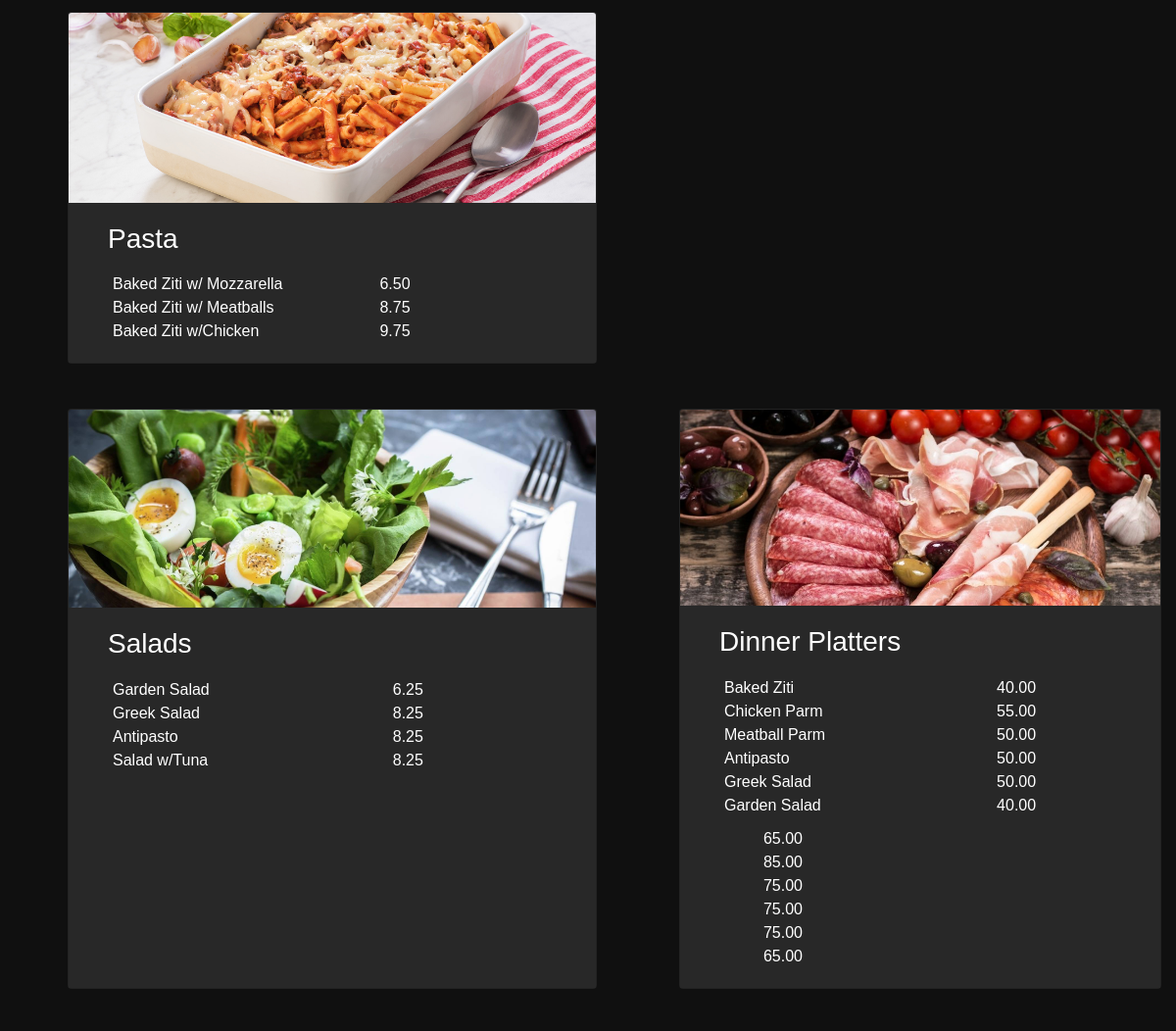
/ (middle part), run on an earlier commit of the app's database.
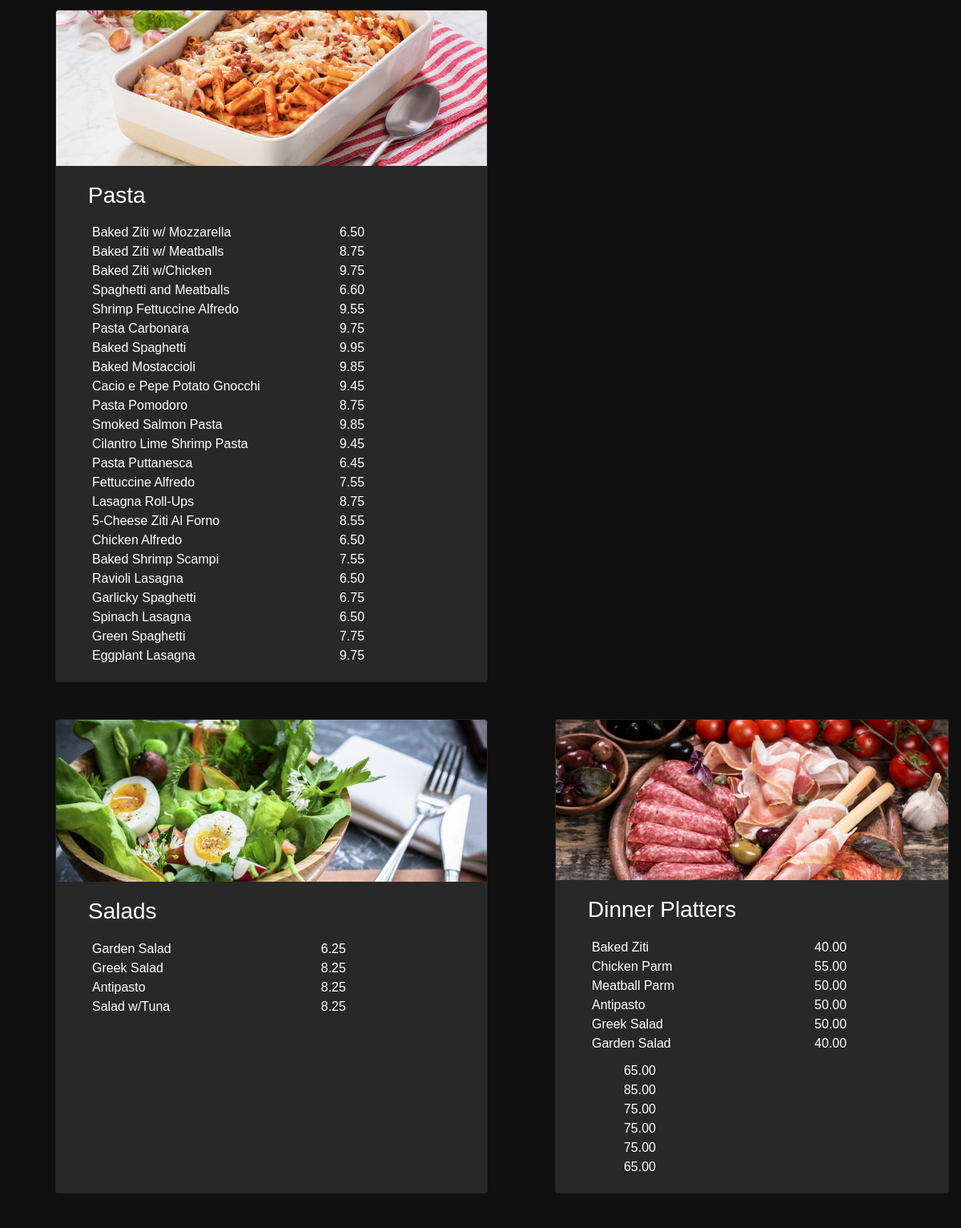
And on a later commit of the database.
### orders/models.py (models this page shows)
class Pasta(models.Model):
    ingredients = models.CharField(max_length=64)
    price = models.FloatField(default=0.0)
    def __str__(self):
        return f"{self.ingredients}"

class Salad(models.Model):
    ingredients = models.CharField(max_length=64)
    price = models.FloatField(default=0.0)
    def __str__(self):
        return f"{self.ingredients}"

class DinnerPlate(models.Model):
    ingredients = models.CharField(max_length=64)
    small = models.FloatField(default=0.0)
    large = models.FloatField(default=0.0)
    def __str__(self):
        return f"{self.ingredients}"

### orders/views.py (the view)
# urls.py: path("", views.index, name="index"),
def index(request):
    if not request.user.is_authenticated:
        context = generate_context(request, None, logged=False)
        return render(request, "orders/index.html", context)
    order = if_pending_order(request)
    context = generate_context(request, order, logged=True)
    return render(request, "orders/order_view.html", context)

### orders/models.py (called while the page is built)
    def __str__(self):
        return f'{self.topping}'

    def __str__(self):
        return f"{self.name}"

    def __str__(self):
        return f"{self.ingredients}"

### orders/views.py (called while the page is built, shortened)
def generate_context(request, order, logged=False):
    context = {
            "bases": PizzaBaseType.objects.all(),
            "toppingOptions": PizzaTopping.objects.all(),
            "sizes": Size.objects.all(),
            "toppings": Topping.objects.all(),
            "subs": Sub.objects.all(),
            "extras": Extra.objects.all(),
            "pastas": Pasta.objects.all(),
            "salads": Salad.objects.all(),
            "sicilians": Pizza.objects.filter(base="2"),
            "regulars": Pizza.objects.filter(base="1"),
            "dinnerPlates": DinnerPlate.objects.all(),
        }
    return context

### orders/templates/orders/index.html (shortened to what this page needs)
{% extends "orders/layout.html" %}
{% load static %}
{% block body %}
<div class="row ">
    <div class="card mb-3 menu_items">
        <img src="{%  static 'orders/images/pasta_index_menu.jpg' %}" class="card-img-top" alt="...">
        <div class="card-body">
            <div class="card-text">
                <h3>Pasta</h3>
                <div class="row">
                    <div class="col-xs-6 pasta_menu">
                        {% for pasta in pastas %}
                        <div>{{pasta}}</div>
                        {% endfor %}
                    </div>
                    <div class="col-xs-3 offset-1 pasta_menu">
                        {% for pasta in pastas %}
                        <div>{{pasta.price|floatformat:2}}</div>
                        {% endfor %}
                    </div>
                </div>
            </div>
        </div>
    </div>
</div>
<div class="row ">
    <div class="card mb-3 menu_items">
        <img src="{% static 'orders/images/salad_index_menu.jpg' %}" class="card-img-top" alt="...">
        <div class="card-body">
            <div class="card-text">
                <h3>Salads</h3>
                <div class="row">
                    <div class="col-xs-6 salad_menu">
                        {% for salad in salads %}
                        <div>{{salad}}</div>
                        {% endfor %}
                    </div>
                    <div class="col-xs-3 offset-3 salad_menu">
                        {% for salad in salads %}
                        <div>{{ salad.price|floatformat:2 }}</div>
                        {% endfor %}
                    </div>
                </div>
            </div>
        </div>
    </div>
    <div class="card mb-3 menu_items">
        <img src="{%  static 'orders/images/dinner_index_menu.jpg'  %}" class="card-img-top" alt="..." style="max-height: 200px;">
        <div class="card-body">
            <div class="card-text">
                <h3>Dinner Platters</h3>
                <div class="row">
                    <div class="col-xs-6 dinner_menu" >
                        {% for dinner in dinnerPlates %}
                        <div>{{dinner}}</div>
                        {% endfor %}
                    </div>
                    <div class="col-xs-3 offset-3 dinner_menu">
                        {% for dinner in dinnerPlates %}
                        <div>{{ dinner.small|floatformat:2 }} </div>
                        {% endfor %}
                    </div>
                    <div class="col-xs-3 offset-1 dinner_menu">
                        {% for dinner in dinnerPlates %}
                        <div>{{ dinner.large|floatformat:2 }} </div>
                        {% endfor %}
                    </div>
                </div>
            </div>
        </div>
    </div>
</div>
{% endblock%}

What changed in the data, as far as the page shows it:
added Pasta: ingredients "Spaghetti and Meatballs", price "6.60"
added Pasta: ingredients "Shrimp Fettuccine Alfredo", price "9.55"
added Pasta: ingredients "Pasta Carbonara", price "9.75"
added Pasta: ingredients "Baked Spaghetti", price "9.95"
added Pasta: ingredients "Baked Mostaccioli", price "9.85"
added Pasta: ingredients "Cacio e Pepe Potato Gnocchi", price "9.45"
added Pasta: ingredients "Pasta Pomodoro", price "8.75"
added Pasta: ingredients "Smoked Salmon Pasta", price "9.85"
added Pasta: ingredients "Cilantro Lime Shrimp Pasta", price "9.45"
added Pasta: ingredients "Pasta Puttanesca", price "6.45"
added Pasta: ingredients "Fettuccine Alfredo", price "7.55"
added Pasta: ingredients "Lasagna Roll-Ups", price "8.75"
added Pasta: ingredients "5-Cheese Ziti Al Forno", price "8.55"
added Pasta: ingredients "Chicken Alfredo", price "6.50"
added Pasta: ingredients "Baked Shrimp Scampi", price "7.55"
added Pasta: ingredients "Ravioli Lasagna", price "6.50"
added Pasta: ingredients "Garlicky Spaghetti", price "6.75"
added Pasta: ingredients "Spinach Lasagna", price "6.50"
added Pasta: ingredients "Green Spaghetti", price "7.75"
added Pasta: ingredients "Eggplant Lasagna", price "9.75"
